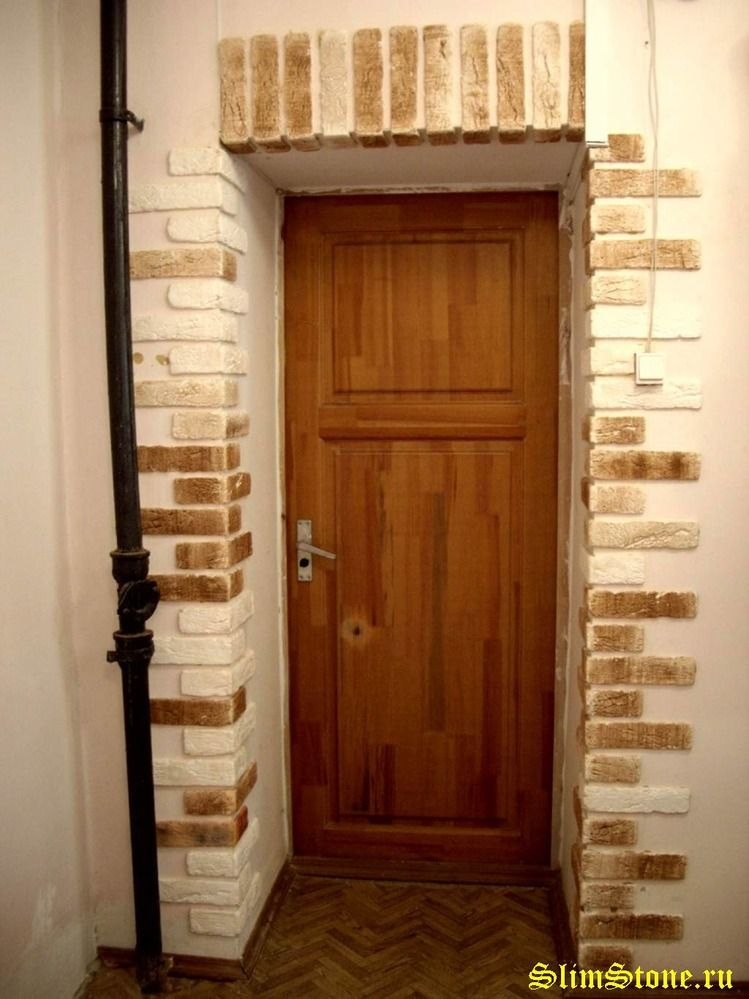
#> input picture Test/door.jpg, 749 x 999 px
$ jupyter execute 'Genetic Sample Acquaintance.ipynb'
#> lines starting #> are read from the running program, lines starting #| are printed output that depends on the picture; after the words box and inside, x2 and y2 are one past the last pixel; in counts of white or black regions, pixels touching at a corner belong together; long printed decimals are rounded
# Libraries

[cell 1]
import numpy as np
import cv2
import matplotlib.pyplot as plt
import sys
import random

# Filter image

[cell 2]
def filter_image(img):
    gray = cv2.cvtColor(img, cv2.COLOR_BGR2GRAY)
    blurred = cv2.bilateralFilter(gray,6,75,75)
    edges = cv2.Canny(blurred,0,150)
    edges = cv2.cvtColor(edges, cv2.COLOR_GRAY2BGR)
    return edges

# Rectangle class

[cell 3]
class rectangle:
    def __init__(self, x, y, w, h, theta):
        thresh = 8
        self.x = x
        self.y = y
        self.w = w
        self.h = h
        self.theta = theta
        s = np.sin(theta)
        c = np.cos(theta)
        centerx = x + w/2
        centery = y + h/2
        self.x1 = x
        self.y1 = y+h
        self.x2 = x+w
        self.y2 = y+h
        self.x3 = x+w
        self.y3 = y
        x0r = centerx + (self.x - centerx)*c - (self.y - centery)*s
        y0r = centery + (self.y - centery)*c + (self.x - centerx)*s
        x1r = centerx + (self.x1 - centerx)*c - (self.y1 - centery)*s
        y1r = centery + (self.y1 - centery)*c + (self.x1 - centerx)*s
        x2r = centerx + (self.x2 - centerx)*c - (self.y2 - centery)*s
        y2r = centery + (self.y2 - centery)*c + (self.x2 - centerx)*s
        x3r = centerx + (self.x3 - centerx)*c - (self.y3 - centery)*s
        y3r = centery + (self.y3 - centery)*c + (self.x3 - centerx)*s
        self.pts = np.array([[x0r,y0r],[x1r,y1r],[x2r,y2r],[x3r,y3r]], np.int32)

        # Outer threshold rectangle

        out_x0 = self.x - thresh
        out_y0 = self.y - thresh
        out_x1 = self.x1 - thresh
        out_y1 = self.y1 + thresh
        out_x2 = self.x2 + thresh
        out_y2 = self.y2 + thresh
        out_x3 = self.x3 + thresh
        out_y3 = self.y3 - thresh

        x0r = centerx + (out_x0 - centerx)*c - (out_y0 - centery)*s
        y0r = centery + (out_y0 - centery)*c + (out_x0 - centerx)*s
        x1r = centerx + (out_x1 - centerx)*c - (out_y1 - centery)*s
        y1r = centery + (out_y1 - centery)*c + (out_x1 - centerx)*s
        x2r = centerx + (out_x2 - centerx)*c - (out_y2 - centery)*s
        y2r = centery + (out_y2 - centery)*c + (out_x2 - centerx)*s
        x3r = centerx + (out_x3 - centerx)*c - (out_y3 - centery)*s
        y3r = centery + (out_y3 - centery)*c + (out_x3 - centerx)*s
        self.pts_outer = np.array([[x0r,y0r],[x1r,y1r],[x2r,y2r],[x3r,y3r]], np.int32)

        # Inner threshold rectangle

        int_x0 = self.x + thresh
        int_y0 = self.y + thresh
        int_x1 = self.x1 + thresh
        int_y1 = self.y1 - thresh
        int_x2 = self.x2 - thresh
        int_y2 = self.y2 - thresh
        int_x3 = self.x3 - thresh
        int_y3 = self.y3 + thresh

        x0r = centerx + (int_x0 - centerx)*c - (int_y0 - centery)*s
        y0r = centery + (int_y0 - centery)*c + (int_x0 - centerx)*s
        x1r = centerx + (int_x1 - centerx)*c - (int_y1 - centery)*s
        y1r = centery + (int_y1 - centery)*c + (int_x1 - centerx)*s
        x2r = centerx + (int_x2 - centerx)*c - (int_y2 - centery)*s
        y2r = centery + (int_y2 - centery)*c + (int_x2 - centerx)*s
        x3r = centerx + (int_x3 - centerx)*c - (int_y3 - centery)*s
        y3r = centery + (int_y3 - centery)*c + (int_x3 - centerx)*s
        self.pts_inner = np.array([[x0r,y0r],[x1r,y1r],[x2r,y2r],[x3r,y3r]], np.int32)

        self.S_thresh = cv2.contourArea(self.pts_outer) - cv2.contourArea(self.pts_inner)
        self.num_whites = 0

# Genetic algorithm class

[cell 4]
class GA:
    def __init__(self, image):
        self.population=[]
        self.image = image
        self.img_dims = image.shape[:2]
        self.fitness =[]
        self.num_whites_total = self.image[self.image==(255,255,255)].size
        print(self.num_whites_total)


    def init_popultation(self, size):
        #self.population=[]
        self.size = size
        for _ in range(self.size):
            rand_x = np.random.randint(0, self.img_dims[0]-10,1)
            rand_y = np.random.randint(0, self.img_dims[1]-10,1)
            rand_w = np.random.randint(10, self.img_dims[0]*0.9,1)
            rand_h = np.random.randint(10, self.img_dims[1]*0.9,1)
            rand_theta = np.random.uniform(0, 2*np.pi)
            self.population.append(rectangle(rand_x,rand_y,rand_w,rand_h,rand_theta))

    def find_pxls_thresh(self):
        '''
        for i in range(self.size):
            sides = []
            self.whites_per_side = []
            mask_img = np.zeros(self.image.shape[:2], np.uint8)
            for j in range(0,4):
                sides.append(np.concatenate((self.population[i].pts_outer[j-1],self.population[i].pts_outer[j],\
                self.population[i].pts_inner[j],self.population[i].pts_inner[j-1])).reshape(4,2))

                cv2.fillPoly(mask_img, pts = [sides[j]], color=(255,255,255))
                masked = cv2.bitwise_and(self.image, self.image, mask=mask_img)
                #cv2.imshow('sesss', masked)
                #cv2.waitKey()
                #cv2.destroyAllWindows()
                self.whites_per_side.append(masked[masked==(255,255,255)].size)
            self.population[i].num_whites = sum(self.whites_per_side)
            #print(self.whites_per_side)
        '''
        for i in range(self.size):
            mask_img = np.zeros(self.image.shape[:2], np.uint8)
            #print(self.population[i].pts_outer)
            cv2.fillPoly(mask_img, pts = [self.population[i].pts_outer], color=(255,255,255))
            cv2.fillPoly(mask_img, pts = [self.population[i].pts_inner], color=(0,0,0))
            masked = cv2.bitwise_and(self.image, self.image, mask=mask_img)
            #cv2.imshow('sesss', masked)
            #cv2.waitKey()
            #cv2.destroyAllWindows()
            self.population[i].num_whites = masked[masked==(255,255,255)].size

            #print(self.population[i].num_whites)


    def calc_fitness(self):
        self.fitness =[]
        weighted_sides = []
        for i in range(self.size):
            # Total pts - bad
            #self.fitness.append(self.population[i].num_whites)

            # Pts/Area - bad
            #self.fitness.append(self.population[i].num_whites/(self.population[i].S_thresh+1))

            # Pts/(Total Pts-Pts)
            self.fitness.append( 100*(self.population[i].num_whites/(self.num_whites_total-self.population[i].num_whites+1)))

            # Weighted Pts/(Total Pts-Pts)
            # Weight of n-th element is N of pts - average
            # Weight of all 1 /  (1+sum(W*Pts[i]/(Total_Pts-Pts)))
            '''
            average = self.population[i].num_whites/4
            for j in range(4):
                weight = self.whites_per_side[j]-average
                weighted_sides.append(weight*self.whites_per_side[j])

            weight_total = abs(1/(sum(weighted_sides)/(self.num_whites_total-self.population[i].num_whites+1)+1))
            #print(weight_total)
            self.fitness.append( weight_total+(self.population[i].num_whites/(self.num_whites_total-self.population[i].num_whites+1)))
            '''
        #print(self.fitness)
        x = zip(self.fitness,self.population)
        xs = sorted(x,reverse = True, key=lambda tup: tup[0])
        self.fitness = [x[0] for x in xs]
        self.population = [x[1] for x in xs]

        #self.fit_array = np.array(self.fitness)


    def selection(self):
        self.population = self.population[:int(len(self.population)/2)]
        #print(len(self.population))

    def crossover(self, r1, r2):
        a = np.random.random(1)
        b = 1 - a
        x_new_1 = a * r1.x + b * r2.x
        y_new_1 = a * r1.y + b * r2.y
        w_new_1 = a * r1.w + b * r2.w
        h_new_1 = a * r1.h + b * r2.h
        theta_new_1 = a * r1.theta + b * r2.theta
        self.rect_new_1 = rectangle(x_new_1,y_new_1,w_new_1,h_new_1,theta_new_1)

        a = 1 - a
        b = 1 - b
        x_new_2 = a * r1.x + b * r2.x
        y_new_2 = a * r1.y + b * r2.y
        w_new_2 = a * r1.w + b * r2.w
        h_new_2 = a * r1.h + b * r2.h
        theta_new_2 = a * r1.theta + b * r2.theta
        self.rect_new_2 = rectangle(x_new_2,y_new_2,w_new_2,h_new_2,theta_new_2)

        return self.rect_new_1, self.rect_new_2

    def repopulate(self):
        self.offspring = []
        for _ in range(len(self.population)):
            index_1 = np.random.randint(0,len(self.population)-1,1)
            index_2 = np.random.randint(index_1,len(self.population)-1,1)
            child_1, child_2 = self.crossover(self.population[index_1[0]],self.population[index_2[0]])
            self.offspring.append(child_1)
            #self.offspring.append(child_2)
        self.population = self.population + self.offspring

        #print(len(self.population))

    def mutate(self, rect):
        rect.x += int(10*(1-2*np.random.random(1)[0]))
        rect.y += int(10*(1-2*np.random.random(1)[0]))
        rect.w += int(10*(1-2*np.random.random(1)[0]))
        rect.h += int(10*(1-2*np.random.random(1)[0]))
        rect.theta += 10*(1-2*np.random.random(1)[0])
        # [8 lines of commented-out code are left out]
        return rect

    def mutate_population(self):
        for i in range(len(self.population)):
            self.population[i] = self.mutate(self.population[i])

# Main

[cell 5]
#np.random.seed(14)
file = cv2.imread('Test/door.jpg')
#> file is the input picture: shape (999, 749, 3); mean B, G, R 86.4, 119.9, 156.9
scale_percent = 50 # percent of original size
width = int(file.shape[1] * scale_percent / 100)
#> width = 374
height = int(file.shape[0] * scale_percent / 100)
#> height = 499
dim = (width, height)
#> dim = (374, 499)
resized = cv2.resize(file, dim)
edges = filter_image(resized)
#> in filter_image, `gray = cv2.cvtColor(img, cv2.COLOR_BGR2GRAY)`:
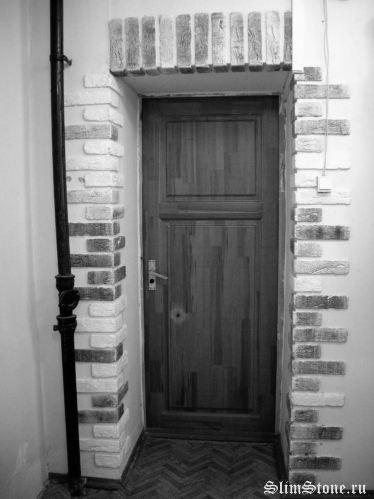
#> gray: shape (499, 374); min 0, max 252, mean 127
#> in filter_image, `edges = cv2.Canny(blurred,0,150)`:
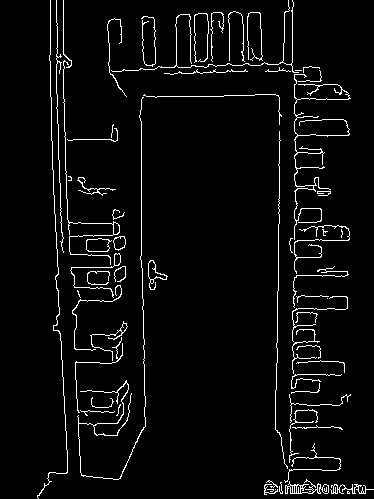
#> edges: shape (499, 374); 4.2% white in thin lines or dots
#> in filter_image, `edges = cv2.cvtColor(edges, cv2.COLOR_GRAY2BGR)`: edges: shape (499, 374, 3); 4.2% white in thin lines or dots
edges_cpy = edges.copy()
population_len =20
algorithm = GA(edges_cpy)
#| 23763
number_steps =300
#rect = rectangle(200, 200,100,100,np.pi/2)
algorithm.init_popultation(population_len )
best_fit = 0
best_model = None
for _ in range(number_steps):
    edges_cpy = edges.copy()
    random.shuffle(algorithm.population)
    for i in range(population_len):
        cv2.polylines(edges_cpy,[algorithm.population[i].pts],True,(0,255,255))
        cv2.polylines(edges_cpy,[algorithm.population[i].pts_outer],True,(0,0,255))
        cv2.polylines(edges_cpy,[algorithm.population[i].pts_inner],True,(0,0,255))
    algorithm.find_pxls_thresh()
    #print(algorithm.fitness)
    algorithm.calc_fitness()
    if algorithm.fitness[0]>best_fit:
        best_fit = algorithm.fitness[0]
        print('Found better fintess: ',best_fit )
        best_model = algorithm.population[0]
        #print('Found better modЦel: ',best_model.pts )
    algorithm.selection()
    algorithm.repopulate()
    algorithm.mutate_population()
    #print(algorithm.fitness)
    cv2.imshow('edges', edges_cpy)
    if cv2.waitKey(27) & 0xFF == ord('q'):
        break
#> this loop made 1 pass; (key q is pressed on pass 1)
#| Found better fintess:  8.834
#> pass 1, `cv2.imshow('edges', edges_cpy)`:
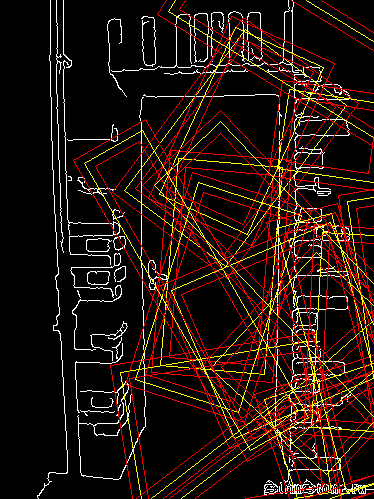
#> window 'edges': shape (499, 374, 3); mean B, G, R 9.5, 18.4, 36.3
cv2.destroyAllWindows()
edges_cpy = edges.copy()

#algorithm.find_pxls_thresh()
#algorithm.calc_fitness()
#print(algorithm.population[0].num_whites)
print('Best fintess: ',best_fit )
#| Best fintess:  8.834
#print('Best model: ',best_model.pts )
cv2.polylines(edges_cpy,[best_model.pts],True,(0,255,255))
cv2.polylines(edges_cpy,[best_model.pts_outer],True,(0,0,255))
cv2.polylines(edges_cpy,[best_model.pts_inner],True,(0,0,255))
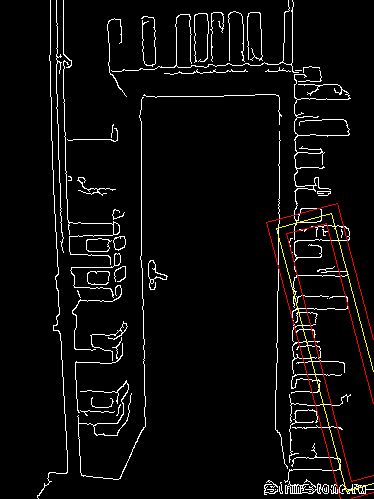
#> edges_cpy: shape (499, 374, 3); mean B, G, R 10.6, 11.3, 12.7
cv2.imshow('edges', edges_cpy)
cv2.waitKey()
cv2.destroyAllWindows()

[cell 6]
file = cv2.imread('Test/box1.jpg')
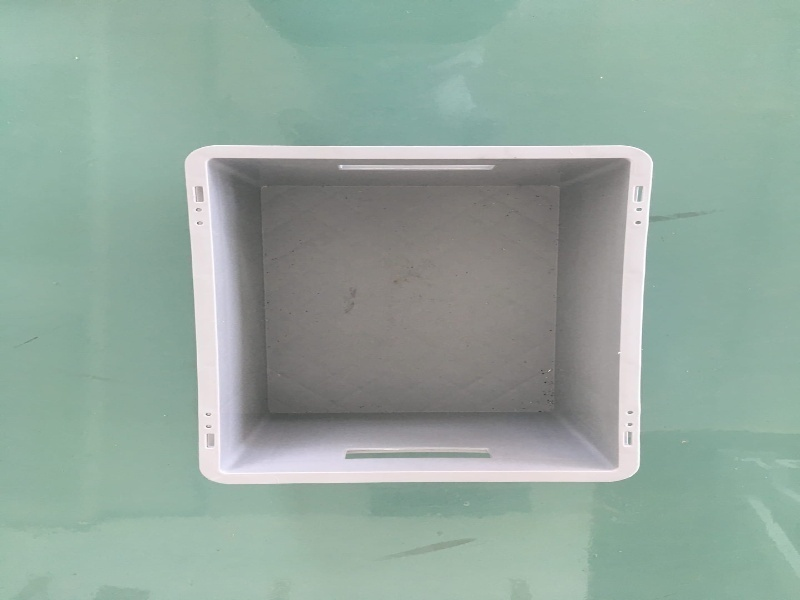
#> input picture Test/box1.jpg, 800 x 600 px
#> file is the input picture: shape (600, 800, 3); mean B, G, R 157.7, 167.4, 147.4
scale_percent = 50 # percent of original size
width = int(file.shape[1] * scale_percent / 100)
height = int(file.shape[0] * scale_percent / 100)
dim = (width, height)
resized = cv2.resize(file, dim)
#> resized: shape (300, 400, 3)

[cell 7]
import cv2
import numpy as np

img = cv2.imread('Test/box18.jpg')
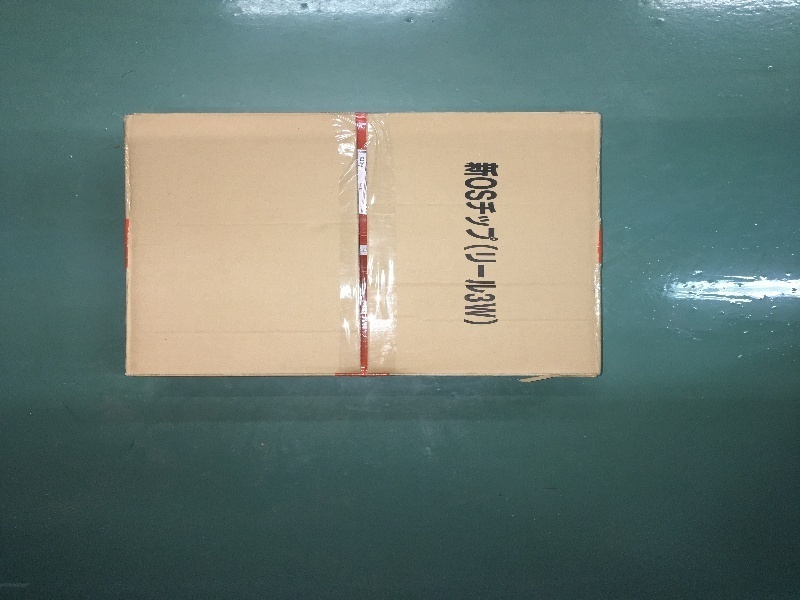
#> input picture Test/box18.JPG, 800 x 600 px, found by its file name
#> img is the input picture: shape (600, 800, 3); mean B, G, R 115, 122.7, 106.5
gray = cv2.cvtColor(img, cv2.COLOR_BGR2GRAY)
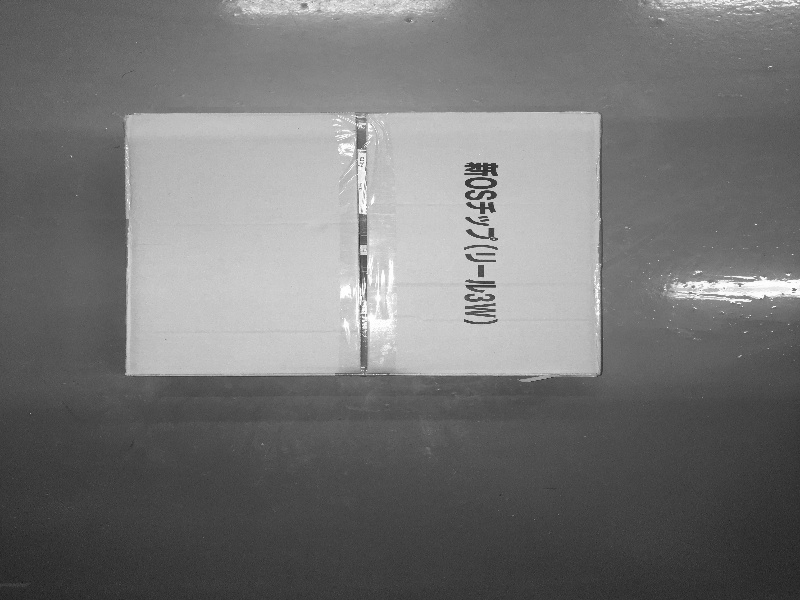
#> gray: shape (600, 800); min 20, max 255, mean 117
blurred = cv2.bilateralFilter(gray,6,75,75)
#> blurred: shape (600, 800)
edges = cv2.Canny(blurred,0,40)
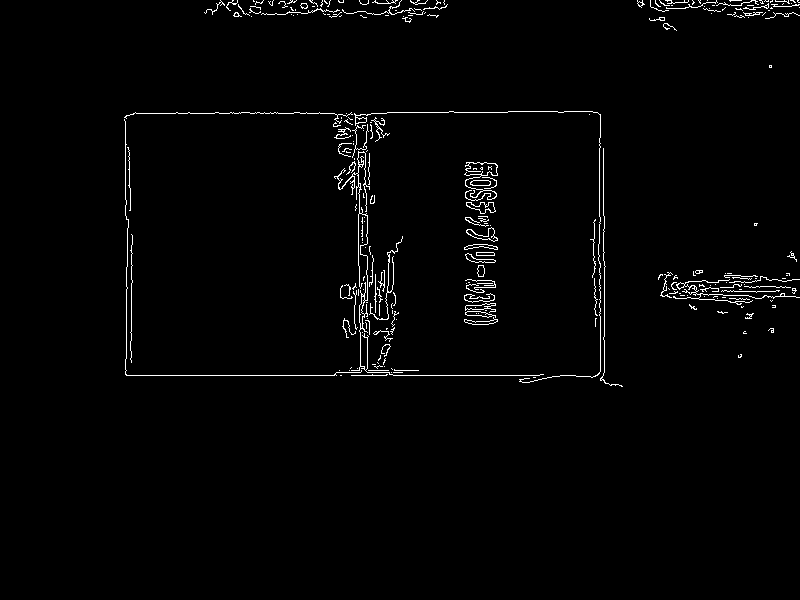
#> edges: shape (600, 800); 1.6% white in thin lines or dots, all inside (x1, y1, x2, y2) = (124, 0, 800, 387)
#edges = cv2.cvtColor(edges, cv2.COLOR_GRAY2BGR)
cv2.imshow('edges', edges)
lines = cv2.HoughLines(edges,1,np.pi/180,200)
for l in lines:
    for rho,theta in l:
        a = np.cos(theta)
        b = np.sin(theta)
        x0 = a*rho
        y0 = b*rho
        x1 = int(x0 + 1000*(-b))
        y1 = int(y0 + 1000*(a))
        x2 = int(x0 - 1000*(-b))
        y2 = int(y0 - 1000*(a))

        cv2.line(img,(x1,y1),(x2,y2),(0,0,255),2)
#> this loop made 1 pass
#> l on pass 1: [[375, 1.57]]
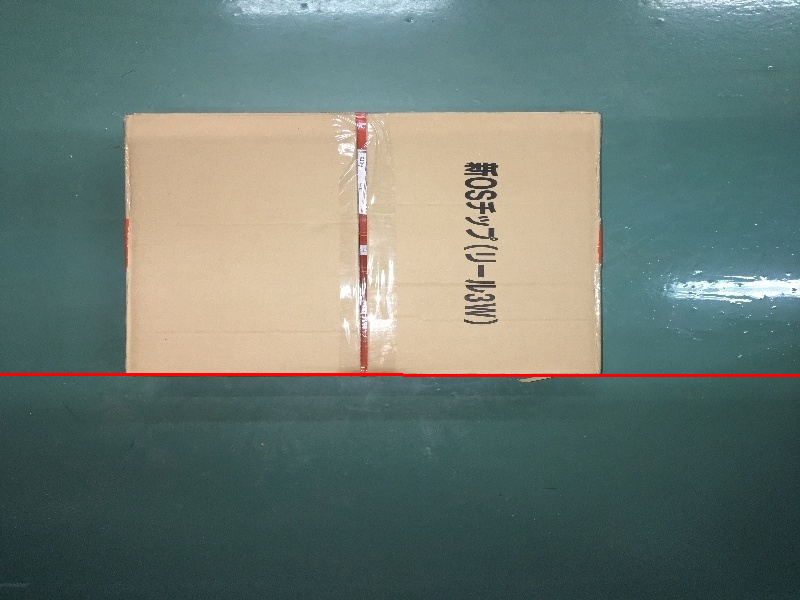
#> img: shape (600, 800, 3); 0.5% of pixels changed, all inside (x1, y1, x2, y2) = (0, 373, 800, 377)
cv2.imshow('lines', img)
cv2.waitKey()
cv2.destroyAllWindows()
#cv2.imwrite('houghlines3.jpg',img)

[cell 8]
import cv2
import numpy as np

file = cv2.imread('Test/door.jpg')
scale_percent = 50 # percent of original size
width = int(file.shape[1] * scale_percent / 100)
height = int(file.shape[0] * scale_percent / 100)
dim = (width, height)
resized = cv2.resize(file, dim)
gray = cv2.cvtColor(resized, cv2.COLOR_BGR2GRAY)
blurred = cv2.bilateralFilter(gray,6,75,75)
edges = cv2.Canny(blurred,0,150)


cv2.imshow('edges', edges)
lines = cv2.HoughLinesP(edges,rho = 1,theta = np.pi/180,threshold = 10,minLineLength= 50, maxLineGap=10)
for l in lines:
    for x1,y1,x2,y2 in l:
        cv2.line(resized,(x1,y1),(x2,y2),(0,255,0),2)
#> this loop made 35 passes
#> l on passes 1 to 12: [[142, 268, 145, 426]], [[295, 225, 295, 132]], [[288, 488, 293, 341]], [[60, 333, 67, 472]], [[56, 64, 62, 250]], [[71, 267, 125, 267]], [[54, 195, 56, 248]], [[294, 310, 294, 210]], [[141, 267, 141, 121]], [[279, 223, 279, 168]], [[75, 362, 81, 475]], [[63, 62, 64, 118]]
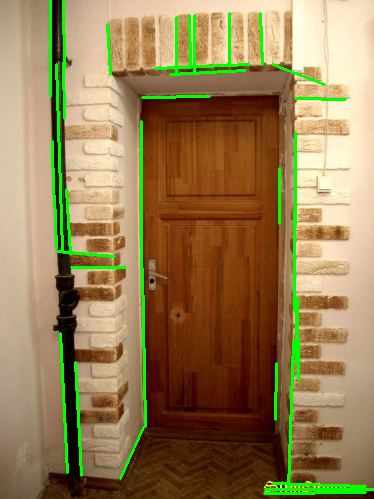
#> resized: shape (499, 374, 3); mean B, G, R 83, 126.5, 150.5
print(lines.shape[0])
#| 35
cv2.imshow('lines', resized)
cv2.waitKey()
cv2.destroyAllWindows()
